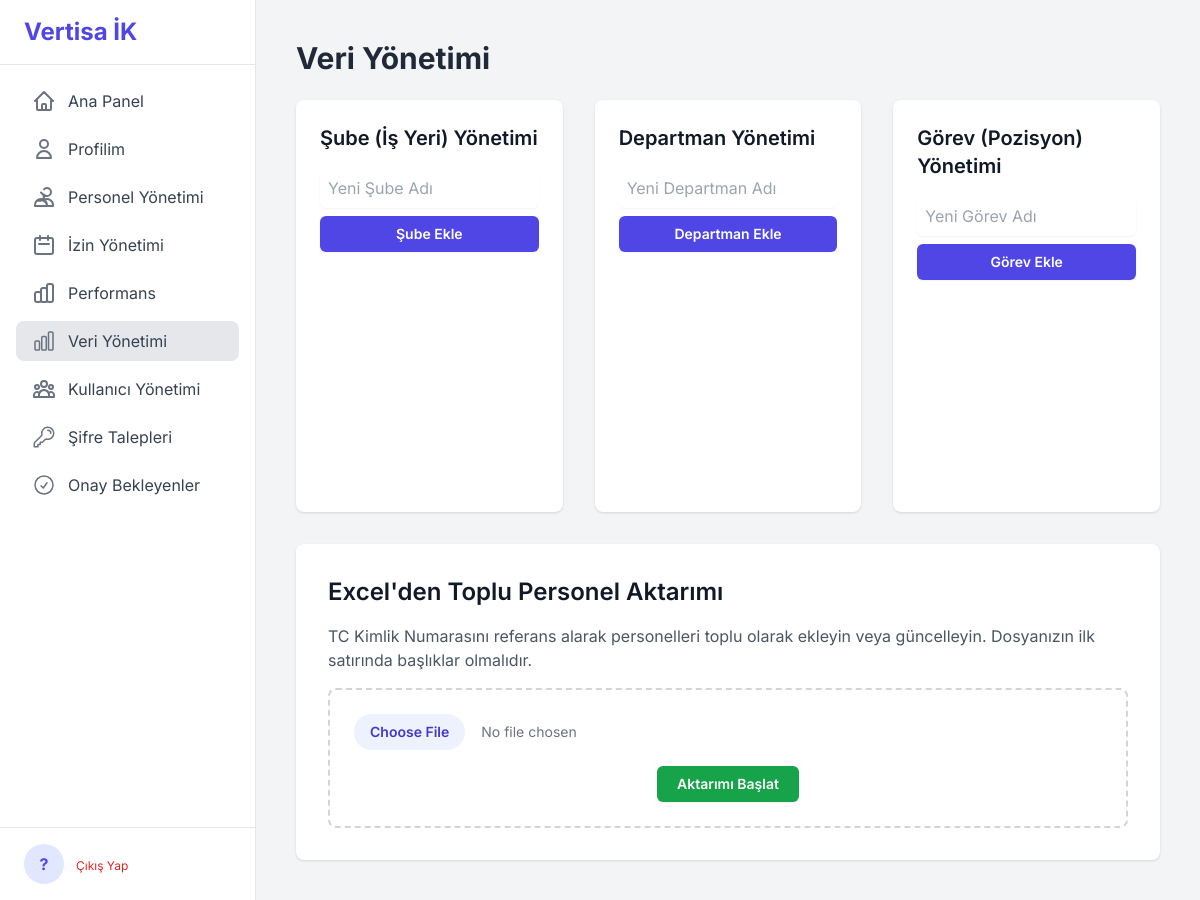
The app's page /data_management/ (signed in), older data.
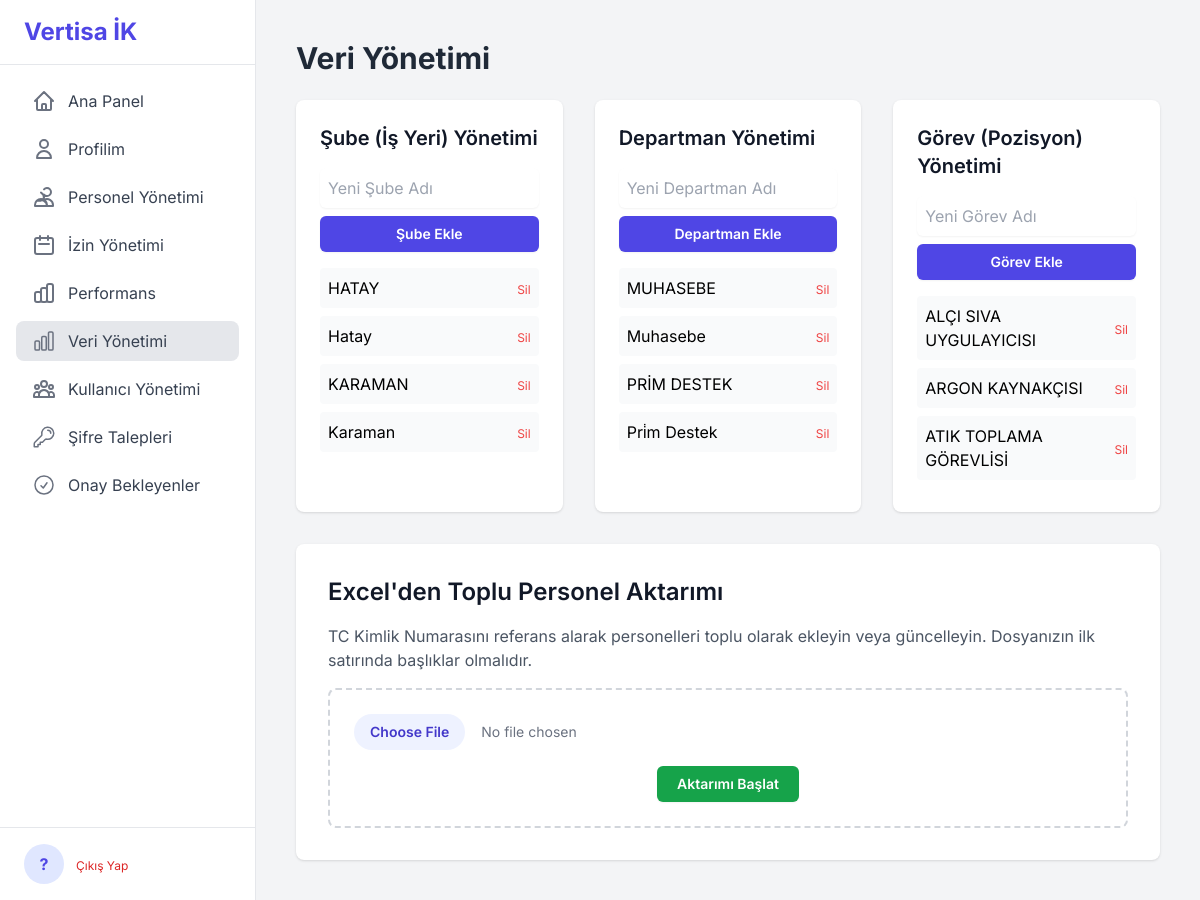
The same page, newer data.
### tables this page shows
CREATE TABLE subeler (id INTEGER PRIMARY KEY AUTOINCREMENT, sube_adi TEXT UNIQUE NOT NULL);

CREATE TABLE departmanlar (id INTEGER PRIMARY KEY AUTOINCREMENT, departman_adi TEXT UNIQUE NOT NULL);

CREATE TABLE gorevler (id INTEGER PRIMARY KEY AUTOINCREMENT, gorev_adi TEXT UNIQUE NOT NULL);

### app/data_management.py (the view, shortened to what this page needs)
@bp.route('/', methods=['GET', 'POST'])
@admin_required
def manage():
    db = g.db
    subeler = db.execute("SELECT * FROM subeler ORDER BY sube_adi").fetchall()
    departmanlar = db.execute("SELECT * FROM departmanlar ORDER BY departman_adi").fetchall()
    gorevler = db.execute("SELECT * FROM gorevler ORDER BY gorev_adi").fetchall()
    return render_template('data_management.html', subeler=subeler, departmanlar=departmanlar, gorevler=gorevler)

### app/auth.py (called while the page is built)
def admin_required(view):
    @wraps(view)
    def wrapped_view(**kwargs):
        if session.get('role') != 'admin':
            flash("Bu sayfaya erişim yetkiniz bulunmamaktadır.", "danger")
            return redirect(url_for('dashboard.index'))
        return view(**kwargs)
    return wrapped_view

### app/templates/data_management.html (shortened to what this page needs)
{% extends "base.html" %}
{% block content %}
<div class="flex justify-between items-center mb-6">
    <h1 class="text-3xl font-bold text-gray-800">Veri Yönetimi</h1>
</div>
<div class="space-y-8">
    <div class="grid grid-cols-1 lg:grid-cols-3 gap-8">
        <div class="bg-white rounded-lg shadow p-6">
            <h2 class="text-xl font-semibold text-gray-900 mb-4">Şube (İş Yeri) Yönetimi</h2>
            <form action="{{ url_for('data_management.manage') }}" method="POST" class="space-y-2 mb-4">
                <input type="text" name="name" class="block w-full rounded-md border-gray-300 shadow-sm p-2" placeholder="Yeni Şube Adı">
                <button type="submit" class="w-full rounded-md bg-indigo-600 px-4 py-2 text-sm font-semibold text-white shadow-sm hover:bg-indigo-500">Şube Ekle</button>
            </form>
            <ul class="space-y-2 h-48 overflow-y-auto">
                {% for sube in subeler %}
                <li class="flex justify-between items-center p-2 bg-gray-50 rounded">
                    <span>{{ sube.sube_adi }}</span>
                    <form action="{{ url_for('data_management.delete', entity='sube', entity_id=sube.id) }}" method="POST" onsubmit="return confirm('Bu şubeyi silmek istediğinizden emin misiniz?');">
                        <button type="submit" class="text-red-500 hover:text-red-700 text-xs">Sil</button>
                    </form>
                </li>
                {% endfor %}
            </ul>
        </div>
        <div class="bg-white rounded-lg shadow p-6">
            <h2 class="text-xl font-semibold text-gray-900 mb-4">Departman Yönetimi</h2>
            <form action="{{ url_for('data_management.manage') }}" method="POST" class="space-y-2 mb-4">
                <input type="text" name="name" class="block w-full rounded-md border-gray-300 shadow-sm p-2" placeholder="Yeni Departman Adı">
                <button type="submit" class="w-full rounded-md bg-indigo-600 px-4 py-2 text-sm font-semibold text-white shadow-sm hover:bg-indigo-500">Departman Ekle</button>
            </form>
            <ul class="space-y-2 h-48 overflow-y-auto">
                {% for dep in departmanlar %}
                <li class="flex justify-between items-center p-2 bg-gray-50 rounded">
                    <span>{{ dep.departman_adi }}</span>
                    <form action="{{ url_for('data_management.delete', entity='departman', entity_id=dep.id) }}" method="POST" onsubmit="return confirm('Bu departmanı silmek istediğinizden emin misiniz?');">
                        <button type="submit" class="text-red-500 hover:text-red-700 text-xs">Sil</button>
                    </form>
                </li>
                {% endfor %}
            </ul>
        </div>
        <div class="bg-white rounded-lg shadow p-6">
            <h2 class="text-xl font-semibold text-gray-900 mb-4">Görev (Pozisyon) Yönetimi</h2>
            <form action="{{ url_for('data_management.manage') }}" method="POST" class="space-y-2 mb-4">
                <input type="text" name="name" class="block w-full rounded-md border-gray-300 shadow-sm p-2" placeholder="Yeni Görev Adı">
                <button type="submit" class="w-full rounded-md bg-indigo-600 px-4 py-2 text-sm font-semibold text-white shadow-sm hover:bg-indigo-500">Görev Ekle</button>
            </form>
            <ul class="space-y-2 h-48 overflow-y-auto">
                {% for gorev in gorevler %}
                <li class="flex justify-between items-center p-2 bg-gray-50 rounded">
                    <span>{{ gorev.gorev_adi }}</span>
                     <form action="{{ url_for('data_management.delete', entity='gorev', entity_id=gorev.id) }}" method="POST" onsubmit="return confirm('Bu görevi silmek istediğinizden emin misiniz?');">
                        <button type="submit" class="text-red-500 hover:text-red-700 text-xs">Sil</button>
                    </form>
                </li>
                {% endfor %}
            </ul>
        </div>
    </div>
    <div class="bg-white rounded-lg shadow p-8">
        <h2 class="text-2xl font-semibold text-gray-900 mb-4">Excel'den Toplu Personel Aktarımı</h2>
        <p class="text-gray-600 mb-4">TC Kimlik Numarasını referans alarak personelleri toplu olarak ekleyin veya güncelleyin. Dosyanızın ilk satırında başlıklar olmalıdır.</p>
        <form action="{{ url_for('data_management.import_excel') }}" method="POST" enctype="multipart/form-data" class="border-2 border-dashed border-gray-300 rounded-lg p-6 text-center">
            <input type="file" name="excel_file" required accept=".xlsx, .xls" class="block w-full text-sm text-gray-500 file:mr-4 file:py-2 file:px-4 file:rounded-full file:border-0 file:text-sm file:font-semibold file:bg-indigo-50 file:text-indigo-700 hover:file:bg-indigo-100">
            <button type="submit" class="mt-4 rounded-md bg-green-600 px-5 py-2 text-sm font-semibold text-white shadow-sm hover:bg-green-700">Aktarımı Başlat</button>
        </form>
    </div>
</div>
{% endblock %}

### app/templates/base.html (shortened to what this page needs)
<!DOCTYPE html>
<html lang="tr" class="h-full bg-gray-100">
<head>
    <script src="https://cdn.tailwindcss.com"></script>
</head>
<body class="h-full">
    <div class="flex h-full">
        <div class="w-64 flex flex-col bg-white border-r border-gray-200">
            <div class="px-6 py-4 border-b border-gray-200">
                <h1 class="text-2xl font-bold text-indigo-600">Vertisa İK</h1>
            </div>
            <nav class="flex-1 px-4 py-4 space-y-2">
                <a href="{{ url_for('dashboard.index') }}" class="flex items-center px-4 py-2 text-gray-700 rounded-lg {% if 'dashboard' in request.endpoint %}bg-gray-200{% else %}hover:bg-gray-100{% endif %}">
                    <svg class="h-6 w-6 mr-3 text-gray-500" fill="none" viewBox="0 0 24 24" stroke="currentColor"><path stroke-linecap="round" stroke-linejoin="round" stroke-width="2" d="M3 12l2-2m0 0l7-7 7 7M5 10v10a1 1 0 001 1h3m10-11l2 2m-2-2v10a1 1 0 01-1 1h-3m-6 0a1 1 0 001-1v-4a1 1 0 011-1h2a1 1 0 011 1v4a1 1 0 001 1m-6 0h6"/></svg>
                    Ana Panel
                </a>
                <a href="{{ url_for('personnel.profile') }}" class="flex items-center px-4 py-2 text-gray-700 rounded-lg {% if 'personnel.profile' in request.endpoint %}bg-gray-200{% else %}hover:bg-gray-100{% endif %}">
                    <svg class="h-6 w-6 mr-3 text-gray-500" fill="none" viewBox="0 0 24 24" stroke="currentColor"><path stroke-linecap="round" stroke-linejoin="round" stroke-width="2" d="M16 7a4 4 0 11-8 0 4 4 0 018 0zM12 14a7 7 0 00-7 7h14a7 7 0 00-7-7z"></path></svg>
                    Profilim
                </a>
                <a href="{{ url_for('personnel.list_personnel') }}" class="flex items-center px-4 py-2 text-gray-700 rounded-lg {% if 'personnel' in request.endpoint and 'profile' not in request.endpoint %}bg-gray-200{% else %}hover:bg-gray-100{% endif %}">
                    Personel Yönetimi
                </a>
                <a href="{{ url_for('leave.management') }}" class="flex items-center px-4 py-2 text-gray-700 rounded-lg {% if 'leave' in request.endpoint %}bg-gray-200{% else %}hover:bg-gray-100{% endif %}">
                    <svg class="h-6 w-6 mr-3 text-gray-500" fill="none" viewBox="0 0 24 24" stroke="currentColor"><path stroke-linecap="round" stroke-linejoin="round" stroke-width="2" d="M8 7V3m8 4V3m-9 8h10M5 21h14a2 2 0 002-2V7a2 2 0 00-2-2H5a2 2 0 00-2 2v12a2 2 0 002 2z"/></svg>
                    İzin Yönetimi
                </a>
                <a href="{{ url_for('performance.management') }}" class="flex items-center px-4 py-2 text-gray-700 rounded-lg {% if 'performance' in request.endpoint %}bg-gray-200{% else %}hover:bg-gray-100{% endif %}">
                    Performans
                </a>
                {% if session.role == 'admin' %}
                <a href="{{ url_for('data_management.manage') }}" class="flex items-center px-4 py-2 text-gray-700 rounded-lg {% if 'data_management' in request.endpoint %}bg-gray-200{% else %}hover:bg-gray-100{% endif %}">
                    Veri Yönetimi
                </a>
                <a href="{{ url_for('admin.user_management') }}" class="flex items-center px-4 py-2 text-gray-700 rounded-lg {% if 'admin.user_management' in request.endpoint or 'admin.edit_user' in request.endpoint %}bg-gray-200{% else %}hover:bg-gray-100{% endif %}">
                    Kullanıcı Yönetimi
                </a>
                <a href="{{ url_for('admin.password_requests') }}" class="flex items-center px-4 py-2 text-gray-700 rounded-lg {% if 'admin.password_requests' in request.endpoint %}bg-gray-200{% else %}hover:bg-gray-100{% endif %}">
                    Şifre Talepleri
                </a>
                <a href="{{ url_for('admin.approval_list') }}" class="flex items-center px-4 py-2 text-gray-700 rounded-lg {% if 'approval_list' in request.endpoint %}bg-gray-200{% else %}hover:bg-gray-100{% endif %}">
                    <svg class="h-6 w-6 mr-3 text-gray-500" xmlns="http://www.w3.org/2000/svg" fill="none" viewBox="0 0 24 24" stroke-width="1.5" stroke="currentColor">
                        <path stroke-linecap="round" stroke-linejoin="round" d="M9 12.75L11.25 15 15 9.75M21 12a9 9 0 11-18 0 9 9 0 0118 0z" />
                    </svg>
                    Onay Bekleyenler
                </a>
                {% endif %}
            </nav>
            <div class="px-6 py-4 border-t border-gray-200">
                {% if session.user_id %}
                <div class="flex items-center">
                    <div class="w-10 h-10 bg-indigo-100 rounded-full flex items-center justify-center font-bold text-indigo-600">
                        {{ session.ad_soyad[0]|upper if session.ad_soyad else '?' }}
                    </div>
                    <div class="ml-3">
                        <a href="{{ url_for('auth.logout') }}" class="text-xs text-red-600 hover:underline">Çıkış Yap</a>
                    </div>
                </div>
                {% endif %}
            </div>
        </div>
        <main class="flex-1 p-6 sm:p-8 md:p-10 bg-gray-100 overflow-y-auto">
            {% block content %}{% endblock %}
        </main>
    </div>
</body>
</html>

### app/templates/base.html (style rules this page uses)
body { font-family: 'Inter', sans-serif; }

Row changes from the older to the newer data that the page shows:
added subeler: sube_adi "HATAY"
added subeler: sube_adi "Hatay"
added subeler: sube_adi "KARAMAN"
added subeler: sube_adi "Karaman"
added departmanlar: departman_adi "MUHASEBE"
added departmanlar: departman_adi "Muhasebe"
added departmanlar: departman_adi "PRİM DESTEK"
added departmanlar: departman_adi "Pri̇m Destek"
added gorevler: gorev_adi "ALÇI SIVA UYGULAYICISI"
added gorevler: gorev_adi "ARGON KAYNAKÇISI"
added gorevler: gorev_adi "ATIK TOPLAMA GÖREVLİSİ"
